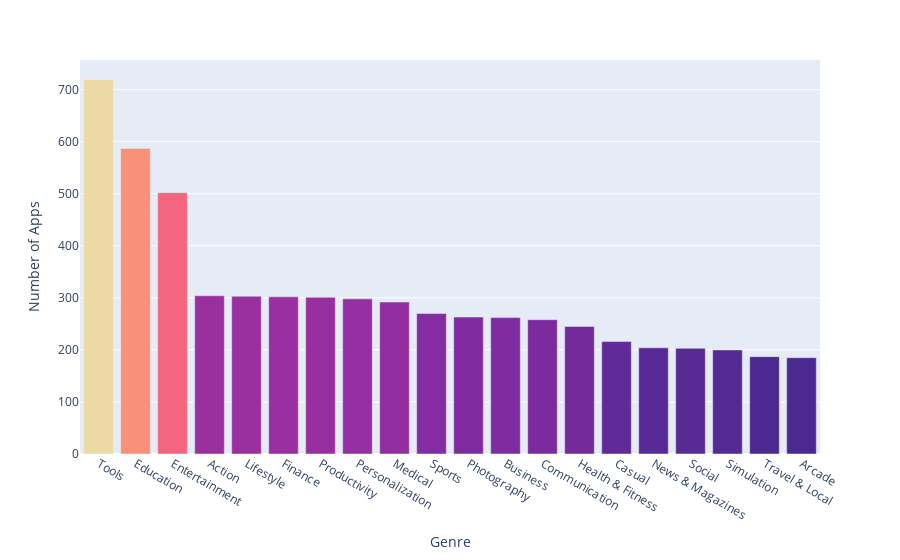

Notebook cell for this chart:
### Markdown cell above
# Extracting Nested Data from a Column

**Challenge**: How many different types of genres are there? Can an app belong to more than one genre? Check what happens when you use .value_counts() on a column with nested values? See if you can work around this problem by using the .split() function and the DataFrame's [.stack() method](https://pandas.pydata.org/pandas-docs/stable/reference/api/pandas.DataFrame.stack.html).

### Code cell
genres = df_app_clean.Genres.value_counts().sort_values(ascending=True)[:5]
print(genres.head())
stack = df_app_clean.Genres.str.split(';', expand=True).stack()
num_genres = stack.value_counts()



px.bar(x=num_genres.index[:20], y=num_genres.values[:20] ,color=num_genres.values[:20], color_continuous_scale='agsunset').update_layout(xaxis_title='Genre', yaxis_title='Number of Apps', coloraxis_showscale=False)

### Figure 1 — Plotly figure (JSON) as saved in the notebook; plotly's stock layout.template omitted (floating-point values rounded to 4 significant figures)
{"data": [{"alignmentgroup": "True", "hovertemplate": "x=%{x}<br>y=%{y}<br>color=%{marker.color}<extra></extra>", "legendgroup": "", "marker": {"color": [719, 587, 502, 304, 303, 302, 301, 298, 292, 270, 263, 262, 258, 245, 216, 204, 203, 200, 187, 185], "coloraxis": "coloraxis", "pattern": {"shape": ""}}, "name": "", "offsetgroup": "", "orientation": "v", "showlegend": false, "textposition": "auto", "type": "bar", "x": ["Tools", "Education", "Entertainment", "Action", "Lifestyle", "Finance", "Productivity", "Personalization", "Medical", "Sports", "Photography", "Business", "Communication", "Health & Fitness", "Casual", "News & Magazines", "Social", "Simulation", "Travel & Local", "Arcade"], "xaxis": "x", "y": [719, 587, 502, 304, 303, 302, 301, 298, 292, 270, 263, 262, 258, 245, 216, 204, 203, 200, 187, 185], "yaxis": "y"}], "layout": {"barmode": "relative", "coloraxis": {"colorbar": {"title": {"text": "color"}}, "colorscale": [[0, "rgb(75, 41, 145)"], [0.1667, "rgb(135, 44, 162)"], [0.3333, "rgb(192, 54, 157)"], [0.5, "rgb(234, 79, 136)"], [0.6667, "rgb(250, 120, 118)"], [0.8333, "rgb(246, 169, 122)"], [1, "rgb(237, 217, 163)"]], "showscale": false}, "legend": {"tracegroupgap": 0}, "margin": {"t": 60}, "xaxis": {"anchor": "y", "domain": [0, 1], "title": {"text": "Genre"}}, "yaxis": {"anchor": "x", "domain": [0, 1], "title": {"text": "Number of Apps"}}}}
